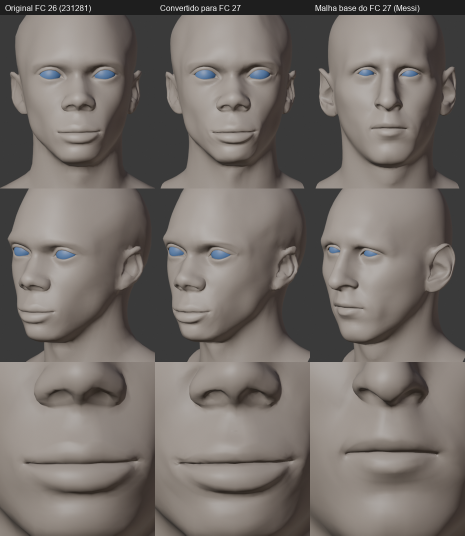
#> input picture ferramentas/faces/motor/exemplo_conversao_231281.png, 930 x 1071 px (shown at 1/2 size)
$ python -i aparencia.py   (imports and definitions only)
#> lines starting #> are read from the running program, lines starting #| are printed output that depends on the picture; after the words box and inside, x2 and y2 are one past the last pixel; in counts of white or black regions, pixels touching at a corner belong together
"""Criador de Ligas e Times — aparência dos jogadores pela foto (OpenCV, quando os componentes do Criador de Minifaces
estão instalados; sem eles a aparência vem só da nacionalidade).

As fotos da API-Football são padronizadas (150×150, fundo branco, cabeça e ombros). Do rosto (detector Haar) saem:
    pele      cor mediana das bochechas e da testa (Lab)            -> skintonecode (10…100)
    cabelo    pixels acima da testa que não são fundo nem pele     -> cor (haircolorcode), volume e comprimento
    barba     queixo e mandíbula mais escuros que a pele            -> com/sem barba (facialhairtypecode)
Os códigos do jogo vêm de referências: jogadores da API casados com os mesmos jogadores do banco (aparencia_ref.json,
refeito com o que estiver no cache em "Recalibrar"): a pele por regressão, o resto pelos vizinhos mais parecidos.
"""
import json
import math
import os

AQUI = os.path.dirname(os.path.abspath(__file__))
REF = os.path.join(AQUI, "aparencia_ref.json")
REF_TM = os.path.join(AQUI, "aparencia_ref_tm.json")     # fotos da Transfermarkt: retrato fechado, fundo qualquer
_CV = {}


# [6 lines left out: function disponivel, not called in this run]


def _cv():
    if not _CV:
        import cv2
        import numpy as np
        _CV.update(cv2=cv2, np=np, rosto=cv2.CascadeClassifier(cv2.data.haarcascades + "haarcascade_frontalface_default.xml"),
                   rosto2=cv2.CascadeClassifier(cv2.data.haarcascades + "haarcascade_frontalface_alt2.xml"))
    return _CV


# [15 lines left out: function ler_imagem, not called in this run]


def _rosto(rgb):
    c = _cv()
    cv2, np = c["cv2"], c["np"]
    h, w = rgb.shape[:2]
    g = cv2.equalizeHist(cv2.cvtColor(rgb, cv2.COLOR_RGB2GRAY))
    achados = []
    for cl in (c["rosto"], c["rosto2"]):
        for viz in (5, 3):
            achados = list(cl.detectMultiScale(g, 1.05, viz, minSize=(int(w * 0.22), int(w * 0.22))))
            if achados:
                break
        if achados:
            break
    if not achados:
        # enquadramento típico das fotos da API (medido nas próprias fotos)
        s = int(w * 0.40)
        return (w - s) // 2, int(h * 0.27), s, False
    x, y, s, _ = max(achados, key=lambda r: r[2] * (1.0 - abs((r[0] + r[2] / 2) / w - 0.5)))
    return int(x), int(y), int(s), True


def medir(rgb, estilo="api"):
    """Medidas da foto: pele (Lab), cabelo (Lab, quantidade, volume, comprimento), barba e o rosto achado.
    estilo "tm" (Transfermarkt): o fundo não é branco — vem da cor das bordas da foto — e o cabelo é lido só numa faixa
    logo acima da testa (o retrato corta o alto da cabeça; volume e comprimento não valem)."""
#> called with estilo = 'api'
    c = _cv()
    cv2, np = c["cv2"], c["np"]
    h, w = rgb.shape[:2]
#> h = 1071; w = 930
    if max(h, w) != 150:                                   # tudo é medido na escala das fotos da API
        esc = 150.0 / max(h, w)
#> esc = 0.14
        rgb = cv2.resize(rgb, (max(1, int(w * esc)), max(1, int(h * esc))), interpolation=cv2.INTER_AREA)
        h, w = rgb.shape[:2]
#> h = 150; w = 130
    x, y, s, achou = _rosto(rgb)
#> in _rosto, `g = cv2.equalizeHist(cv2.cvtColor(rgb, cv2.COLOR_RGB2GRAY))`:
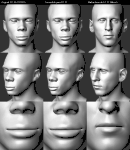
#> g: shape (150, 130); min 0, max 255, mean 129.3
#> x = 35; y = 88; s = 62; achou = True
    lab = cv2.cvtColor(rgb, cv2.COLOR_RGB2LAB).astype(np.float32)
    L, A, B = lab[..., 0] * 100 / 255, lab[..., 1] - 128, lab[..., 2] - 128
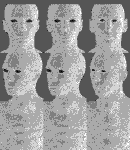
#> A: shape (150, 130) float32; min -2, max 4, mean 1.68; drawn with min black and max white
    fundo = (rgb.astype(int).min(axis=2) > 232) & (np.abs(rgb.astype(int).max(axis=2) - rgb.astype(int).min(axis=2)) < 18)
#> fundo: shape (150, 130) bool; every value is 0
    if estilo == "tm":
        bw = max(3, int(min(h, w) * 0.06))
        borda = np.concatenate([lab[:bw, :].reshape(-1, 3), lab[:int(h * 0.5), :bw].reshape(-1, 3), lab[:int(h * 0.5), -bw:].reshape(-1, 3)])
        cor_fundo = np.median(borda, axis=0)
        fundo = np.linalg.norm(lab - cor_fundo, axis=2) < 14

    def reg(x0, y0, x1, y1):
        X0, Y0, X1, Y1 = int(x + x0 * s), int(y + y0 * s), int(x + x1 * s), int(y + y1 * s)
        X0, Y0, X1, Y1 = max(0, X0), max(0, Y0), min(w, X1), min(h, Y1)
        m = np.zeros((h, w), bool)
        if X1 > X0 and Y1 > Y0:
            m[Y0:Y1, X0:X1] = True
        return m
    ycc = cv2.cvtColor(rgb, cv2.COLOR_RGB2YCrCb).astype(int)
    pele_cor = (ycc[..., 1] > 128) & (ycc[..., 1] < 182) & (ycc[..., 2] > 70) & (ycc[..., 2] < 135)
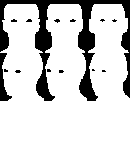
#> pele_cor: shape (150, 130) bool; 82.1% white; 14 black regions (12 under 20 px), largest, box (x1, y1, x2, y2) and area: (0, 0, 130, 101) 3114, (0, 53, 12, 101) 236
    rosto = reg(0.15, 0.15, 0.85, 0.75) & ~fundo
#> in reg, `X0, Y0, X1, Y1 = int(x + x0 * s), int(y + y0 * s), int(x + x1 * s), in..`: X0 = 44; Y0 = 97; X1 = 87; Y1 = 134
#> rosto: shape (150, 130) bool; 8.2% white; 1 white region, box (x1, y1, x2, y2) and area: (44, 97, 87, 134) 1591
    m = rosto & pele_cor
#> m: shape (150, 130) bool; 8% white; 1 white region, box (x1, y1, x2, y2) and area: (44, 97, 87, 134) 1552
    if m.sum() < 30:
        m = rosto
    if m.any():                                            # sem reflexos nem sombras: só o meio da distribuição do L*
        lo, hi = np.percentile(L[m], [25, 75])
#> lo = 50.2; hi = 63.14
        m = m & (L >= lo) & (L <= hi)
#> m: shape (150, 130) bool; 4.1% white; 4 white regions (3 under 20 px), largest, box (x1, y1, x2, y2) and area: (44, 97, 87, 134) 800
    sL, sA, sB = (float(np.median(v[m])) if m.any() else 0.0 for v in (L, A, B))
#> sL = 56.86; sA = 2; sB = 5
    # cabelo: acima da testa e nas laterais, o que não é fundo nem parecido com a pele
    dE = np.sqrt((L - sL) ** 2 + (A - sA) ** 2 + (B - sB) ** 2)
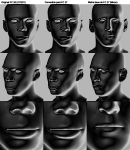
#> dE: shape (150, 130) float32; min 0, max 46.2, mean 14.7; drawn with min black and max white
    nao_pele = (dE > 14) | (L < sL - 18)
#> nao_pele: shape (150, 130) bool; 37.8% white; 46 white regions (36 under 20 px), largest, box (x1, y1, x2, y2) and area: (0, 0, 130, 101) 5798, (50, 120, 96, 150) 377, (7, 119, 53, 150) 371
    topo = reg(0.22, -0.22, 0.78, 0.06) if estilo == "tm" else reg(0.05, -0.55, 0.95, 0.10)
    cab_topo = topo & ~fundo & nao_pele
#> cab_topo: shape (150, 130) bool; 5.9% white; 8 white regions (6 under 20 px), largest, box (x1, y1, x2, y2) and area: (60, 53, 93, 94) 710, (38, 53, 51, 94) 413
    lados = (reg(-0.35, 0.25, 0.02, 1.15) | reg(0.98, 0.25, 1.35, 1.15))
    cab_lados = lados & ~fundo & nao_pele & (L < max(55.0, sL - 5))
#> cab_lados: shape (150, 130) bool; 2.3% white; 8 white regions (2 under 20 px), largest, box (x1, y1, x2, y2) and area: (13, 103, 36, 114) 129, (14, 132, 36, 150) 128, (99, 103, 118, 114) 82, (107, 130, 118, 136) 41, (96, 124, 118, 127) 38, (13, 128, 36, 130) 32
    area_topo = max(1, int(topo.sum()))
    cab = cab_topo | cab_lados
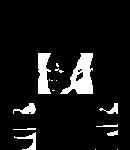
#> cab: shape (150, 130) bool; 8.3% white; 16 white regions (8 under 20 px), largest, box (x1, y1, x2, y2) and area: (60, 53, 93, 94) 710, (38, 53, 51, 94) 413, (13, 103, 36, 114) 129
    if cab.sum() >= 25:
        hL, hA, hB = (float(np.median(v[cab])) for v in (L, A, B))
#> hL = 24.31; hA = 2; hB = 3
    else:
        hL, hA, hB = sL, sA, sB
    # altura do volume: primeira linha (de cima) com cabelo sobre a cabeça
    colunas = slice(max(0, int(x + 0.2 * s)), min(w, int(x + 0.8 * s)))
    linhas_cab = np.where((~fundo[:, colunas]).sum(axis=1) > 0.15 * s)[0]
#> linhas_cab = 150 values from 0 to 149
    alto = int(linhas_cab.min()) if len(linhas_cab) else y
#> alto = 0
    volume = (y - alto) / float(s)
#> volume = 1.42
    # barba: queixo/mandíbula e buço comparados com a pele das bochechas
    queixo = reg(0.22, 0.80, 0.78, 1.04) & ~fundo
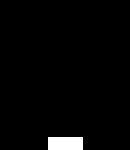
#> queixo: shape (150, 130) bool; 2.3% white; 1 white region, box (x1, y1, x2, y2) and area: (48, 137, 83, 150) 455
    buco = reg(0.34, 0.69, 0.66, 0.77) & ~fundo
#> buco: shape (150, 130) bool; 0.49% white; 1 white region, box (x1, y1, x2, y2) and area: (56, 130, 75, 135) 95
    escuro = (L < sL - 12) & (np.abs(A) < 22)
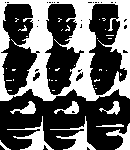
#> escuro: shape (150, 130) bool; 39.4% white; 39 white regions (29 under 20 px), largest, box (x1, y1, x2, y2) and area: (0, 0, 130, 101) 5996, (50, 116, 96, 150) 412, (7, 116, 54, 150) 408
    barba = float((escuro & queixo).sum()) / max(1, int(queixo.sum()))
#> barba = 0.396
    bigode = float((escuro & buco).sum()) / max(1, int(buco.sum()))
#> bigode = 0
    if estilo == "tm":
        cab_lados = np.zeros_like(cab_lados)
        volume = 0.0
    return {"rosto": [x, y, s], "achou_rosto": achou, "estilo": estilo,
            "pele": [round(sL, 1), round(sA, 1), round(sB, 1)], "ita": round(math.degrees(math.atan2(sL - 50, sB if sB else 0.01)), 1),
            "cabelo": [round(hL, 1), round(hA, 1), round(hB, 1)], "cabelo_topo": round(float(cab_topo.sum()) / area_topo, 3),
            "cabelo_lados": round(float(cab_lados.sum()) / max(1, int(lados.sum())), 3), "volume": round(volume, 3),
            "barba": round(barba, 3), "bigode": round(bigode, 3)}


# ------------------------------------------------------------------ medidas -> códigos do jogo
_REF = {}


# [10 lines left out: function carregar_ref, not called in this run]


def _vet_cabelo(md):
    return [md["cabelo_topo"] * 3, md["cabelo_lados"] * 4, md["volume"] * 3, md["cabelo"][0] / 25.0]


def _dist(a, b):
    return math.sqrt(sum((x - y) ** 2 for x, y in zip(a, b)))


# [111 lines left out: functions alvo, resumo, generica, analisar, analisar_url, calibrar, not called in this run]

>>> import cv2
>>> picture = cv2.cvtColor(cv2.imread('../faces/motor/exemplo_conversao_231281.png'), cv2.COLOR_BGR2RGB)
>>> result = medir(picture)
#> result = 11 items
